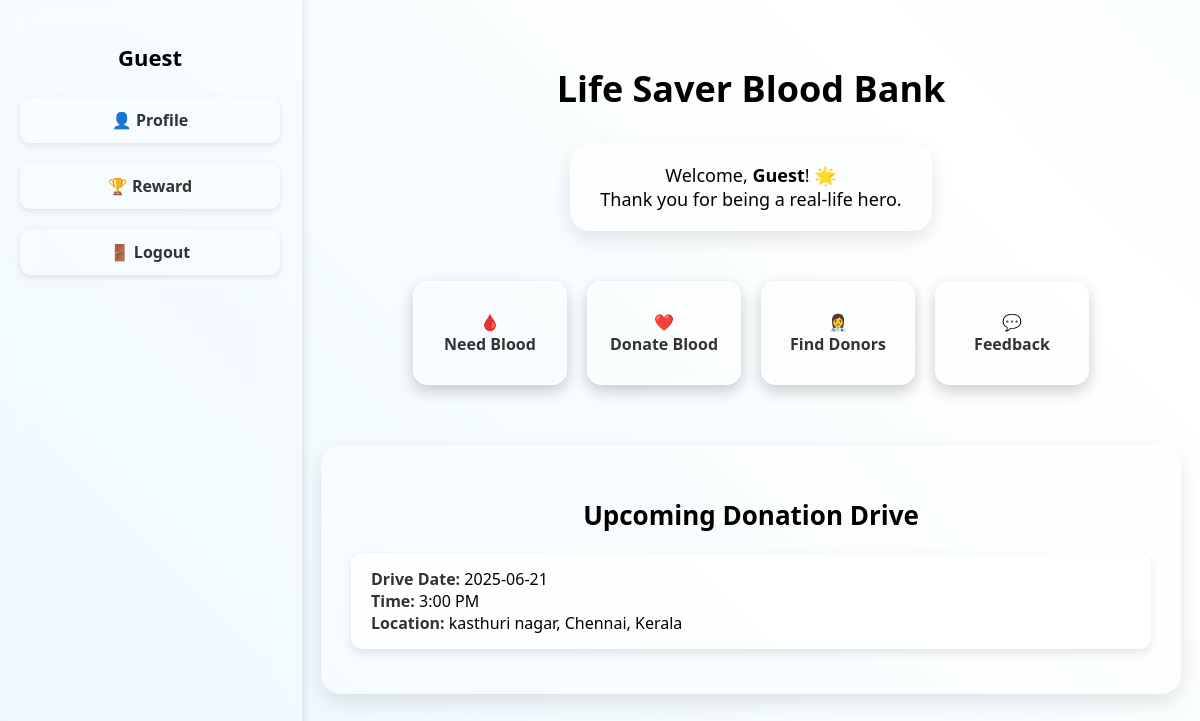
/dashboard/, run on the app's committed database.
### tables this page shows
CREATE TABLE `donation_drives` (
  `id` int(11) NOT NULL,
  `date` date NOT NULL,
  `time` time NOT NULL,
  `state` varchar(100) NOT NULL,
  `city` varchar(100) NOT NULL,
  `locality` varchar(100) NOT NULL
);

### dashboard.php (the view, shortened to what this page needs)
<?php
$username = $_SESSION['username'] ?? 'Guest';
$upcomingDrives = [];
$conn = new mysqli("localhost", "root", "", "login");
$today = date('Y-m-d');
$result = $conn->query("SELECT * FROM donation_drives WHERE date >= '$today' ORDER BY date ASC");
if ($result && $result->num_rows > 0) {
    while ($row = $result->fetch_assoc()) {
        $upcomingDrives[] = $row;
    }
}
$latestDrive = !empty($upcomingDrives) ? $upcomingDrives[0] : null;
?>
<!DOCTYPE html>
<html lang="en">
<head>
</head>
<body>
<div class="sidebar">
    <h3><?php echo htmlspecialchars($username); ?></h3>
    <a href="user.php" class="option">👤 Profile</a>
    <a href="reward.php" class="option">🏆 Reward</a>
    <a href="page.php" class="option">🚪 Logout</a>
</div>
<div class="main-content">
    <h1>Life Saver Blood Bank</h1>
    <div class="welcome-message">
        Welcome, <strong><?php echo htmlspecialchars($username); ?></strong>! 🌟<br>
        Thank you for being a real-life hero.
    </div>
    <div class="button-container">
        <a href="need.php" class="button">🩸<br>Need Blood</a>
        <a href="donateoptions.php" class="button">❤️<br>Donate Blood</a>
        <a href="donor.php" class="button">👩‍⚕️<br>Find Donors</a>
        <a href="feedback.php" class="button">💬<br>Feedback</a>
    </div>
    <div class="upcoming-container">
        <h2>Upcoming Donation Drive</h2>
        <?php if ($latestDrive) { ?>
            <div class="camp-item">
                <strong>Drive Date:</strong> <?php echo htmlspecialchars($latestDrive['date']); ?><br>
                <strong>Time:</strong> <?php echo date('g:i A', strtotime($latestDrive['time'])); ?><br>
                <strong>Location:</strong> <?php echo htmlspecialchars($latestDrive['locality']) . ', ' . htmlspecialchars($latestDrive['city']) . ', ' . htmlspecialchars($latestDrive['state']); ?>
            </div>
        <?php } else { ?>
            <p>No upcoming drives at the moment.</p>
        <?php } ?>
    </div>
</div>
</body>
</html>

### dashboard.php (style rules this page uses)
body { font-family: 'Segoe UI', sans-serif; background: linear-gradient(45deg, #c8eafc, #ffffff, #c8fcd4); background-size: 400% 400%; animation: gradientBG 40s ease infinite; margin: 0; padding: 0; height: 100vh; display: flex; overflow: hidden; }
.sidebar { width: 260px; background: rgba(255, 255, 255, 0.15); backdrop-filter: blur(14px); padding: 30px 20px; display: flex; flex-direction: column; align-items: center; gap: 20px; border-right: 2px solid rgba(255,255,255,0.3); box-shadow: 2px 0 8px rgba(0,0,0,0.1); }
.sidebar h3 { margin: 12px 0 5px; font-size: 22px; font-weight: bold; }
.sidebar .option { width: 100%; background: rgba(255, 255, 255, 0.25); padding: 12px 0; text-align: center; border-radius: 10px; text-decoration: none; color: #333; font-weight: 600; transition: all 0.3s ease; box-shadow: 0 2px 6px rgba(0,0,0,0.1); }
.main-content { flex: 1; padding: 40px; display: flex; flex-direction: column; align-items: center; overflow-y: auto; position: relative; }
.main-content h1 { margin-bottom: 10px; font-size: 36px; }
.welcome-message { background: rgba(255, 255, 255, 0.3); padding: 20px 30px; border-radius: 20px; font-size: 18px; margin-top: 20px; box-shadow: 0 8px 20px rgba(0,0,0,0.1); text-align: center; max-width: 600px; }
.button-container { display: flex; justify-content: center; gap: 20px; margin-top: 50px; flex-wrap: wrap; max-width: 100%; }
.button { background: rgba(255, 255, 255, 0.3); border: 2px solid white; border-radius: 15px; color: #333; font-size: 16px; font-weight: bold; display: flex; justify-content: center; align-items: center; text-decoration: none; transition: transform 0.3s, background 0.3s; width: 150px; height: 100px; text-align: center; box-shadow: 0 6px 15px rgba(0,0,0,0.2); animation: pulse 2s infinite; }
.upcoming-container { margin-top: 60px; width: 100%; max-width: 800px; background: rgba(255,255,255,0.4); padding: 30px; border-radius: 20px; box-shadow: 0 8px 20px rgba(0,0,0,0.1); }
.upcoming-container h2 { text-align: center; margin-bottom: 20px; font-size: 26px; }
.camp-item { background: rgba(255,255,255,0.7); padding: 15px 20px; border-radius: 12px; margin-bottom: 15px; box-shadow: 0 4px 10px rgba(0,0,0,0.1); }
.camp-item strong { color: #333; }

### data on the page
donation_drives: date "2025-06-21", time "3:00 PM", locality "kasthuri nagar", city "Chennai", state "Kerala"

### other printed values
$username "Guest"
